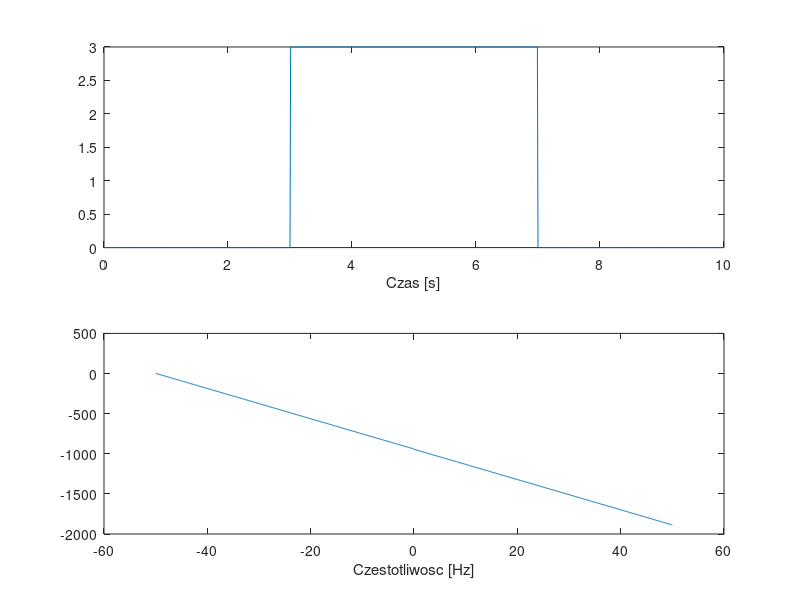

The MATLAB script that drew this image:
close all; clear all; clc;
% widomo faozwe
Fs=100;
t=0:(1/Fs):10;
x=3*(abs(t-5)<2); %sygnal prostokatny, o srodku w 5 i wysokosci 3
subplot(211), plot(t,x);
xlabel('Czas [s]');
XT=fft(x);  %prosta, szybka transformacja fouriera
XT=fftshift(XT); 
WA=abs(XT);
WF=angle(XT); %widmo amplitudowe i fazowe sa funkcji czêstotliwosci!! 
              %Wyswietlamy nie w funkcji czasu!
%f=linspace(0,Fs,length(t)); %rowny odstep tworzy wektor 
                             %o wartosci od 0 do Fs o dlugosci length(t)
f=linspace(-Fs/2,Fs/2,length(t));                            
subplot(212), plot(f,unwrap(WF));   %mozna bez unwrap
xlabel('Czestotliwosc [Hz]');